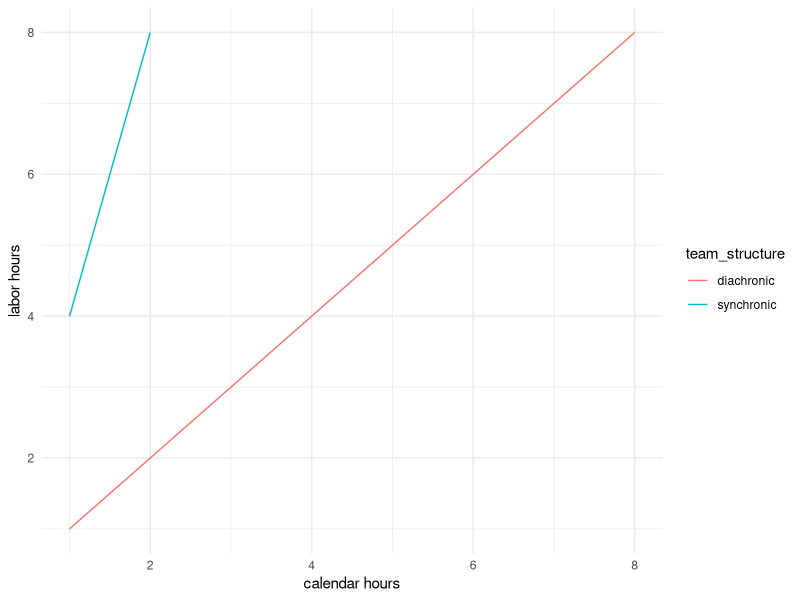
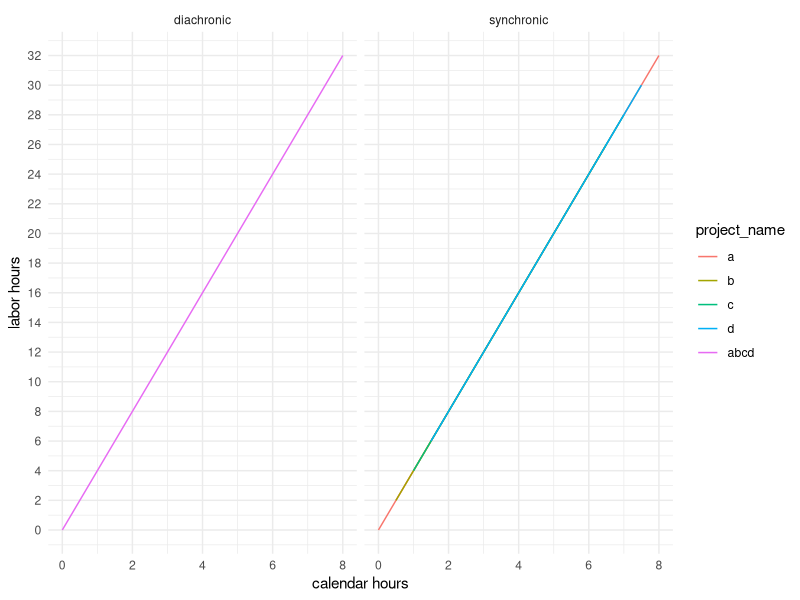

Generate these figures, in order, with R:
library(ggplot2)
library(dplyr)
library(magrittr)

diachronic <- data_frame(
  team_structure = "diachronic",
  projects = "single",
  calendar_hours = 1:8,
  project_name = "a",
  labor_hours = calendar_hours
)

synchronic <- data_frame(
  team_structure = "synchronic",
  projects = "single",
  calendar_hours = 1:2,
  project_name = "a",
  labor_hours = calendar_hours * 4
)

diachronic_multiple <- data_frame(
  team_structure = "diachronic",
  projects = "multiple",
  calendar_hours = 0:8,
  project_name = "abcd",
  labor_hours = calendar_hours * 4
)

synchronic_multiple <- data_frame(
  team_structure = "synchronic",
  projects = "multiple",
  calendar_hours = seq(0, 8, by = 0.5),
  project_name = rep(letters[1:4], length.out = length(calendar_hours)),
  labor_hours = calendar_hours * 4
)



time <- rbind(diachronic, synchronic, diachronic_multiple, synchronic_multiple) %>%
  mutate(
    projects_label = factor(projects, levels = c("single", "multiple"),
                            labels = c("Single project", "Multiple projects")),
    project_name = factor(project_name, levels = c("a", "b", "c", "d", "abcd"))
  )

gg_base <- ggplot(time, aes(calendar_hours, labor_hours)) +
  scale_x_continuous("calendar hours", seq(0, 8, by = 2)) +
  scale_y_continuous("labor hours", seq(0, 32, by = 2)) +
  theme_minimal() +
  theme(
    axis.ticks = element_blank()
  )

single_project <- (gg_base %+% filter(time, projects == "single")) +
  geom_line(aes(color = team_structure))

single_project

multiple_projects <- (gg_base %+% filter(time, projects == "multiple")) +
  geom_line(aes(color = project_name)) +
  facet_wrap("team_structure")

multiple_projects